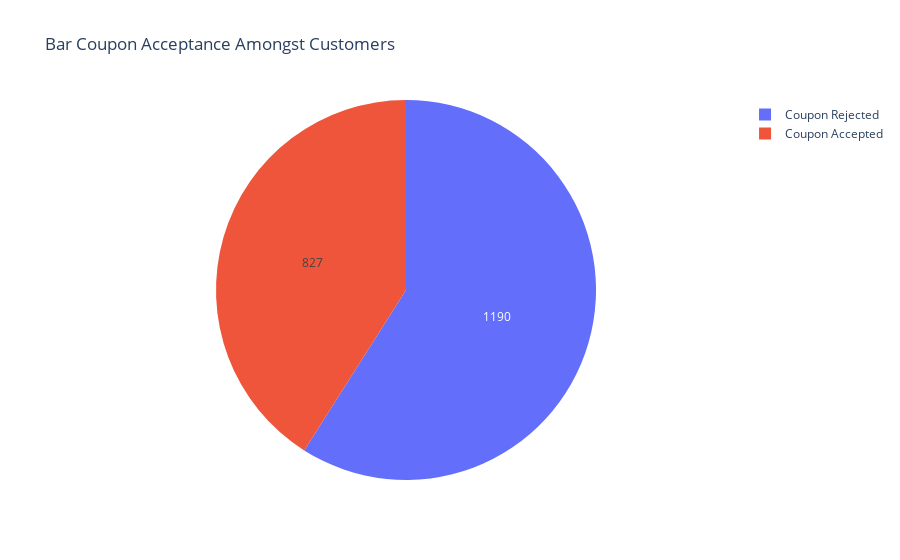

This figure's notebook cell:
### Code cell
# Share of Bar Coupons Accepted
fig = px.pie(bar_coupons, values=bar_coupon_accepted, names=['Coupon Rejected','Coupon Accepted'], title="Bar Coupon Acceptance Amongst Customers")
fig.update_traces(textinfo='value')

fig.show()

### Figure 1 — Plotly figure (JSON) as saved in the notebook; plotly's stock layout.template omitted (floating-point values rounded to 4 significant figures)
{"data": [{"domain": {"x": [0, 1], "y": [0, 1]}, "hovertemplate": "label=%{label}<br>value=%{value}<extra></extra>", "labels": ["Coupon Rejected", "Coupon Accepted"], "legendgroup": "", "name": "", "showlegend": true, "textinfo": "value", "type": "pie", "values": [1190, 827]}], "layout": {"legend": {"tracegroupgap": 0}, "title": {"text": "Bar Coupon Acceptance Amongst Customers"}}}
